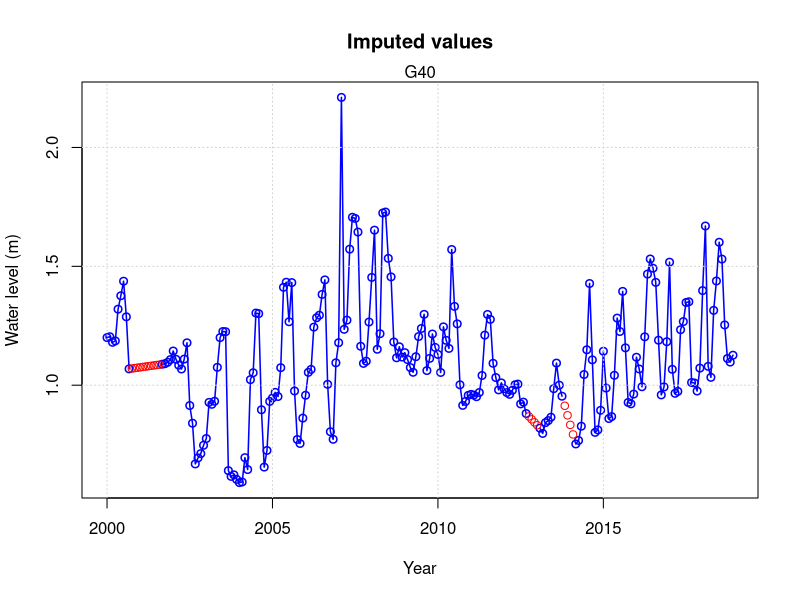
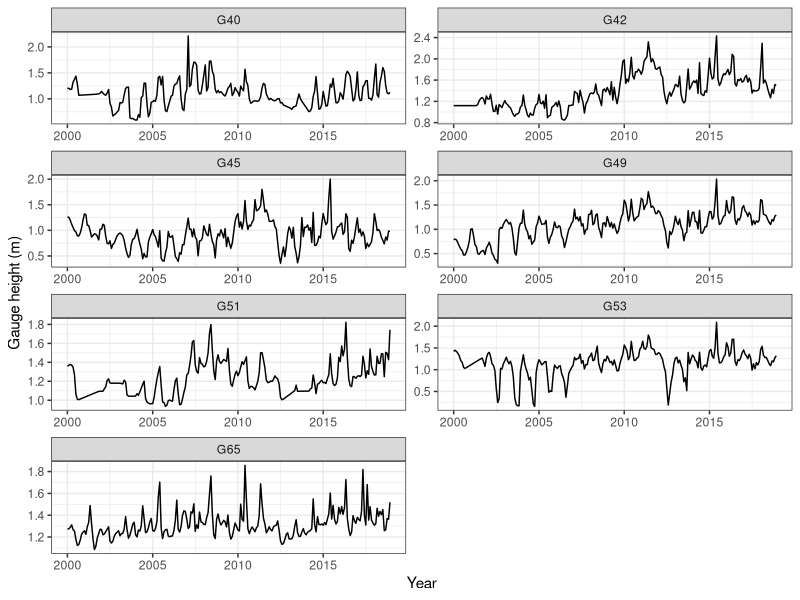

Write the R code that produced these figures, in order.
############----------------Data Processing-------------------------------------------------######
## This program takes the select stream gauge height time series with missing values and
## uses linear interpolation to replace the missing values. 
## This program also plots graphs to visualize the original stream gauge height after using 
## interpolation

## Setting up the project
setwd("C:/Users/Aastha/Desktop/GWProject")
list.of.packages <- c("ggplot2", "forecast","reshape2","dplyr")
new.packages <- list.of.packages[!(list.of.packages %in% installed.packages()[,"Package"])]
if(length(new.packages)) install.packages(new.packages)


## Read the data containing groundwater levels with missing values
swgaugeht <- read.csv(file ="Data_Processing/SW_with_missinggaps.csv",header = TRUE)
head(swgaugeht)

## Count the missing values
na_count <-sapply(swgaugeht[,-1], function(y) sum(length(which(is.na(y)))))
(na_count/nrow(swgaugeht))*100

# Out of the 12 gauge stations, seven stations were selected based on the percentage of missing values. These time series were further used in linear interpolation.

library(forecast)
sw_imputed<-c()
for(i in c(2,3,6,10,11,12,13)){
        imp <- na.interp(swgaugeht[,i])
        sw_imputed<-cbind(sw_imputed,imp)
}

colnames(sw_imputed)<-c("G40","G42","G45","G49","G51","G53","G65")

head(sw_imputed)
write.csv(sw_imputed,"SW_imputed.csv")

# Visualize the imputed values in one of the groundwater wells
dat <- swgaugeht[,2]*0.3048
dates = seq(from = as.Date("2000-01-01"), to = as.Date("2018-12-1"), by = 'month')
imp <- na.interp(dat)
x <- 2000 + (which(is.na(dat))-1)/12 
y <- imp[which(is.na(dat))]

dat.ts<-ts(dat,start=c(2000,1),end=c(2018,12),frequency = 12)
ts.plot(dat.ts,gpars = list(xlab="Year",ylab="Water level (m)"),main = "Imputed values",
        type="o",lwd=1.5,col="blue")
points(x,y,col="red",pch=1,cex=1) 
mtext(colnames(swgaugeht)[2])
grid()

## Plot stream gauge height
## For plotting, change feet to metres
swgaugeht_m <- sapply(as.data.frame(sw_imputed), function(y) y*0.3048)

dates = seq(from = as.Date("2000-01-01"), to = as.Date("2018-12-1"), by = 'month')
swgaugeht_m2 <- data.frame(as.data.frame(swgaugeht_m),dates)
colnames(swgaugeht_m2)[8]<-"Date"
library(reshape2)
library(ggplot2)
library(dplyr)
swgaugeht_m3 <- melt(swgaugeht_m2, id.vars = "Date", 
                   variable.name = "GaugeSt", value.name="GgHt")
swgaugeht_m4 <- swgaugeht_m3%>%
        group_by(Date,GaugeSt)
swgaugeht_m4
ggplot(data = swgaugeht_m4,aes(x = Date, y = GgHt)) + 
        geom_line() + facet_wrap(~ GaugeSt, nrow = 6, scales = "free") +
        xlab("Year") + ylab("Gauge height (m)") + theme_bw()
dev.copy2pdf(file = 'Data_Processing/StreamGaugeHt_afterImputation.pdf')
dev.off()

